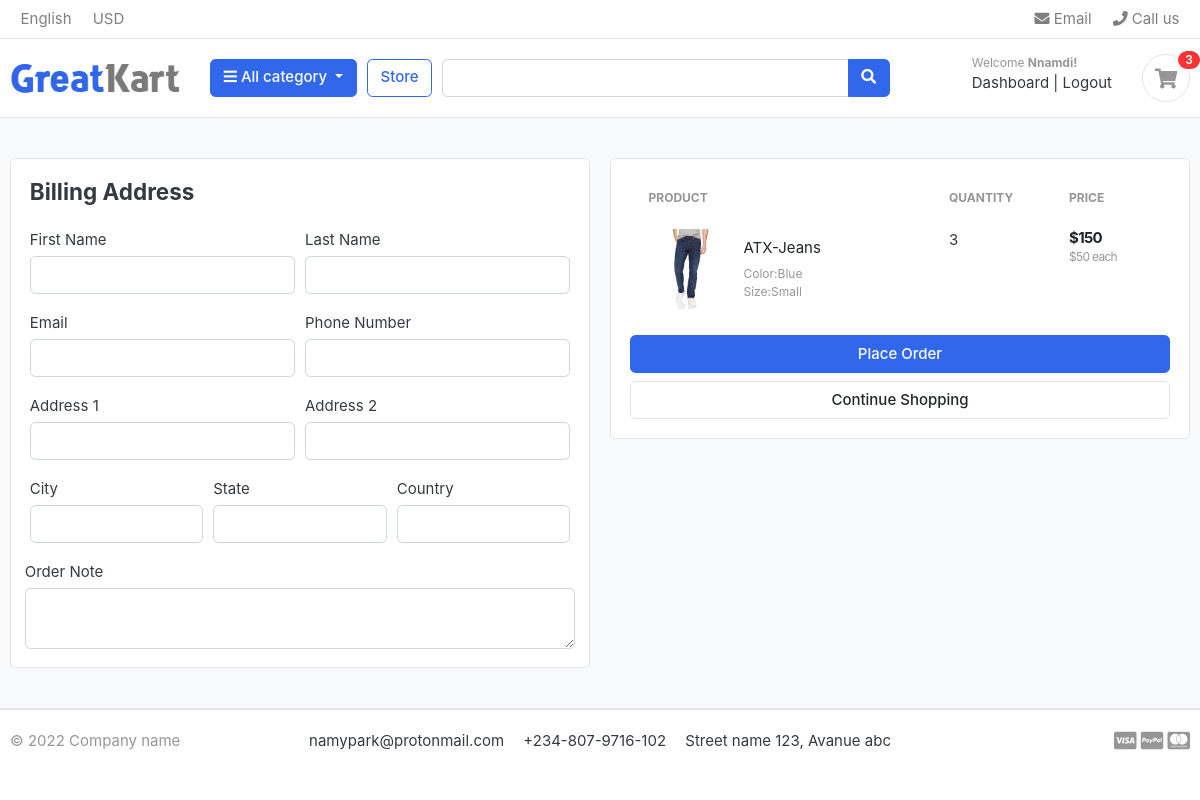
The app's page /carts/checkout/ (signed in), older data.
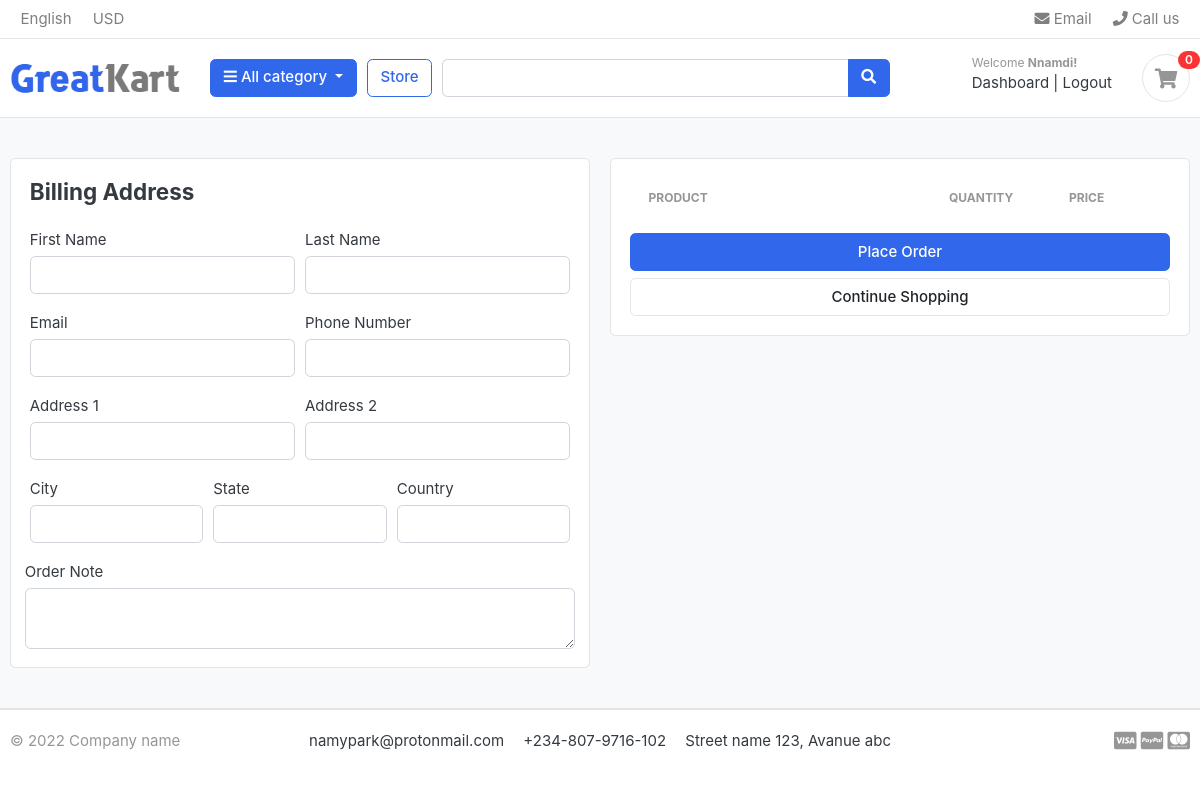
The same page, newer data.
### carts/models.py (models this page shows, shortened)
class CartItem(models.Model):
    user = models.ForeignKey(Account, on_delete=models.CASCADE, null=True)
    product = models.ForeignKey(Product, on_delete=models.CASCADE)
    variations = models.ManyToManyField(Variation, blank=True)
    cart = models.ForeignKey(Cart, on_delete=models.CASCADE)
    quantity = models.IntegerField()
    is_active = models.BooleanField(default=True)
    def sub_total(self):
        return self.product.price * self.quantity

### store/models.py (models this page shows, shortened)
class Product(models.Model):
    product_name = models.CharField(max_length=200, unique=True)
    description = models.TextField(max_length=200, null=True)
    slug = models.SlugField(max_length=200, unique=True)
    price = models.IntegerField()
    images = models.ImageField(upload_to="photos/products")
    stock = models.IntegerField()
    is_available = models.BooleanField(default=True)
    category = models.ForeignKey(Category, on_delete=models.CASCADE, null=True)
    created_date = models.DateTimeField(auto_now_add=True)
    modified_date = models.DateTimeField(auto_now=True)
    def get_absolute_url(self):
        return reverse(
            "product_detail",
            kwargs={"product_slug": self.slug, "category_slug": self.category.slug},
        )

class Variation(models.Model):
    product = models.ForeignKey(Product, on_delete=models.CASCADE)
    variation_category = models.CharField(max_length=100, choices=choices)
    variation_value = models.CharField(max_length=100)
    is_active = models.BooleanField(default=True)
    created_date = models.DateField(auto_now=True)
    objects = VariationManager()

### carts/views.py (the view)
# urls.py: path("checkout/", views.checkout, name="checkout"),
@login_required(login_url="login")
def checkout(request, total_price=0, quantity=0, cart_items=None):
    try:
        if request.user.is_authenticated:
            cart_items = CartItem.objects.filter(is_active=True, user=request.user)
        else:
            cart = Cart.objects.get(cart_id=_cart_id(request))
            cart_items = CartItem.objects.filter(cart=cart, is_active=True)
        for cart_item in cart_items:
            total_price += round(cart_item.product.price * cart_item.quantity, 2)
            quantity += cart_item.quantity
        tax = round((total_price * 2) / 100, 2)
        total = round(tax + total_price, 2)
    except CartItem.DoesNotExist:
        pass
    context = {
        "total_price": total_price,
        "total": total,
        "tax": tax,
        "quantity": quantity,
        "cart_items": cart_items,
    }
    return render(request, "carts/checkout.html", context)

### carts/context_processors.py (called while the page is built)
def cart_quantity(request):
    quantity = 0
    if "admin" in request.path:
        return {}
    else:
        try:
            cart = Cart.objects.filter(cart_id=_cart_id(request))
            if request.user.is_authenticated:
                cart_items = CartItem.objects.all().filter(user=request.user)
            else:
                cart_items = CartItem.objects.all().filter(cart=cart[:1])
            for item in cart_items:
                quantity += item.quantity
        except Cart.DoesNotExist:
            quantity = 0
    return {"quantity": quantity}

### carts/views.py (called while the page is built)
def _cart_id(request):
    cart = request.session.session_key
    if not cart:
        cart = request.session.create()
    return cart

### category/context_processors.py (called while the page is built)
def menu_links(request):
    links = Category.objects.all()
    return dict(links=links)

### category/models.py (called while the page is built)
    def get_absolute_url(self):
        return reverse("products_by_category", kwargs={"category_slug": self.slug})

### carts/templates/carts/checkout.html (shortened to what the changed rows need)
{% extends "ecommerce/base.html" %} {% load static %}{% block content %}
<section class="section-content padding-y bg">
  <div class="container">
    <div class="row">
      <aside class="col-lg-6">
        <div class="card">
          <div class="card-body">
            <table class="table table-borderless table-shopping-cart">
                <thead class="text-muted">
                  <tr class="small text-uppercase">
                    <th scope="col">Product</th>
                    <th scope="col" width="120">Quantity</th>
                    <th scope="col" width="120">Price</th>
                  </tr>
                </thead>
                <tbody>
                  {% for item in cart_items %}
                  <tr>
                    <td>
                      <figure class="itemside align-items-center">
                        <div class="aside">
                          <img src="{{ item.product.images.url }}" class="img-sm" />
                        </div>
                        <figcaption class="info">
                          <a
                            href="{{ item.product.get_absolute_url }}"
                            class="title text-dark"
                            >{{ item.product.product_name}}</a
                          >
                          <p class="text-muted small">
                            {% if item.variations.all %}
                              {% for i in item.variations.all %}
                                {{i.variation_category | capfirst }}:{{i.variation_value | capfirst }} <br>
                              {% endfor %}
                            {% endif %}
                          </p>
                        </figcaption>
                      </figure>
                    </td>
                    <td>
                     <label for="">{{item.quantity}}</label>
                    </td>
                    <td>
                      <div class="price-wrap">
                        <var class="price">${{ item.sub_total }}</var>
                        <small class="text-muted">
                          ${{ item.product.price }} each
                        </small>
                      </div>
                    </td>
                  </tr>
                  {% endfor %}
                </tbody>
              </table>
          </div>
        </div>
      </aside>
    </div>
  </div>
</section>
{% endblock %}

### ecommerce/templates/ecommerce/navbar.html (shortened to what this page needs)
{% load static %}
<header class="section-header">
  <nav class="navbar p-md-0 navbar-expand-sm navbar-light border-bottom">
    <div class="container">
      <div class="collapse navbar-collapse" id="navbarTop4">
        <ul class="navbar-nav mr-auto">
          <li class="nav-item dropdown">
            <a href="#" class="nav-link"> English </a>
          </li>
          <li class="nav-item dropdown">
            <a href="#" class="nav-link"> USD </a>
          </li>
        </ul>
        <ul class="navbar-nav">
          <li>
            <a href="#" class="nav-link">
              <i class="fa fa-envelope"></i> Email
            </a>
          </li>
          <li>
            <a href="#" class="nav-link">
              <i class="fa fa-phone"></i> Call us
            </a>
          </li>
        </ul>
      </div>
    </div>
  </nav>
  <section class="header-main border-bottom">
    <div class="container">
      <div class="row align-items-center">
        <div class="col-lg-2 col-md-3 col-6">
          <a href="{% url 'index' %}" class="brand-wrap">
          <img class="logo" src="{% static './images/logo.png' %}" />
          </a>
        </div>
        <div class="col-lg col-sm col-md col-6 flex-grow-0">
          <div class="category-wrap dropdown d-inline-block float-right">
            <button
              type="button"
              class="btn btn-primary dropdown-toggle"
              data-toggle="dropdown"
            >
              <i class="fa fa-bars"></i> All category
            </button>
          </div>
        </div>
        <a href="{% url 'store' %}" class="btn btn-outline-primary">Store</a>
        <div class="col-lg col-md-6 col-sm-12 col">
          <form action="{% url 'search_store' %}" class="search" method="GET">
            <div class="input-group w-100">
              <input
                type="text"
                class="form-control"
                style="width: 60%"
                placeholder="{{search_query}}"
                name='search'
                value="{{search_query}}"
              />
              <div class="input-group-append">
                <button class="btn btn-primary" type="submit">
                  <i class="fa fa-search"></i>
                </button>
              </div>
            </div>
          </form>
        </div>
        <div class="col-lg-3 col-sm-6 col-8 order-2 order-lg-3">
          <div class="d-flex justify-content-end mb-3 mb-lg-0">
            <div class="widget-header">
              {% if request.user.is_authenticated %}
              <small class="title text-muted">Welcome <b>{{request.user.first_name | capfirst}}</b><b>!</b></small>
              <div>
                <a href="{% url 'dashboard' %}"> Dashboard</a><span class="dark-transp"> | </span>
                <a href="{% url 'logout' %}">Logout</a>
                {% else %}
                <small class="title text-muted">Welcome <b>guest!</b></small>
              <div>
                <a href="{% url 'login' %}">Sign in</a>
                <span class="dark-transp"> | </span>
                <a href="{% url 'register' %}"> Register</a>
                {% endif %}
              </div>
            </div>
            <a href="{% url 'cart' %}" class="widget-header pl-3 ml-3">
              <div class="icon icon-sm rounded-circle border">
                <i class="fa fa-shopping-cart"></i>
              </div>
              {% if quantity %}
              <span class="badge badge-pill badge-danger notify"
                >{{quantity}}</span
              >
              {% else %}
              <span class="badge badge-pill badge-danger notify">0</span>
              {% endif %}
            </a>
          </div>
        </div>
      </div>
    </div>
  </section>
</header>

Row changes from the older to the newer data that the page shows:
removed CartItem: product.images (picture), product.product_name "ATX-Jeans", quantity "3", sub_total "150", product.price "50"
no longer on this page (row unchanged): Variation: variation_category "Color", variation_value "Blue"
no longer on this page (row unchanged): Variation: variation_category "Size", variation_value "Small"
Text that changed along with them:
{{ quantity }}: "3" → (not shown)
text now shown: "0"
